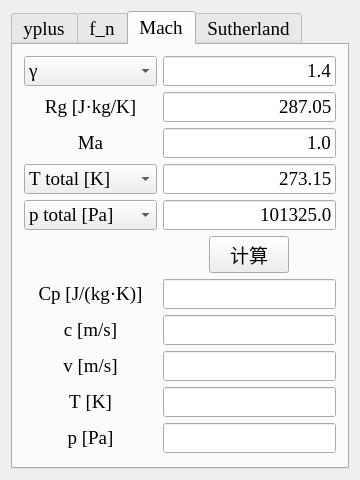
<?xml version="1.0" encoding="UTF-8"?>
<ui version="4.0">
 <class>MainWindowClass</class>
 <widget class="QMainWindow" name="MainWindowClass">
  <property name="geometry">
   <rect>
    <x>0</x>
    <y>0</y>
    <width>360</width>
    <height>480</height>
   </rect>
  </property>
  <property name="sizePolicy">
   <sizepolicy hsizetype="Fixed" vsizetype="Fixed">
    <horstretch>0</horstretch>
    <verstretch>0</verstretch>
   </sizepolicy>
  </property>
  <property name="minimumSize">
   <size>
    <width>300</width>
    <height>420</height>
   </size>
  </property>
  <property name="font">
   <font>
    <family>宋体</family>
    <pointsize>14</pointsize>
    <kerning>false</kerning>
   </font>
  </property>
  <property name="windowTitle">
   <string>HKU Tools</string>
  </property>
  <property name="windowIcon">
   <iconset resource="../resources/mainwindow.qrc">
    <normaloff>:/MainWindow/appicon.ico</normaloff>:/MainWindow/appicon.ico</iconset>
  </property>
  <widget class="QWidget" name="centralWidget">
   <property name="sizePolicy">
    <sizepolicy hsizetype="Expanding" vsizetype="Expanding">
     <horstretch>0</horstretch>
     <verstretch>0</verstretch>
    </sizepolicy>
   </property>
   <layout class="QGridLayout" name="gridLayout">
    <item row="0" column="0">
     <widget class="QTabWidget" name="tabWidget">
      <property name="font">
       <font>
        <family>Times New Roman</family>
        <pointsize>14</pointsize>
        <kerning>false</kerning>
       </font>
      </property>
      <property name="currentIndex">
       <number>2</number>
      </property>
      <widget class="QWidget" name="tabWidgetPage_01">
       <property name="sizePolicy">
        <sizepolicy hsizetype="Expanding" vsizetype="Expanding">
         <horstretch>0</horstretch>
         <verstretch>0</verstretch>
        </sizepolicy>
       </property>
       <property name="font">
        <font>
         <family>Times New Roman</family>
         <pointsize>14</pointsize>
         <kerning>false</kerning>
        </font>
       </property>
       <attribute name="title">
        <string>yplus</string>
       </attribute>
       <layout class="QGridLayout" name="gridLayout_01">
        <item row="0" column="0">
         <widget class="QLabel" name="label_velocity_01">
          <property name="contextMenuPolicy">
           <enum>Qt::DefaultContextMenu</enum>
          </property>
          <property name="frameShape">
           <enum>QFrame::NoFrame</enum>
          </property>
          <property name="text">
           <string>v [m/s]</string>
          </property>
          <property name="textFormat">
           <enum>Qt::PlainText</enum>
          </property>
          <property name="alignment">
           <set>Qt::AlignCenter</set>
          </property>
         </widget>
        </item>
        <item row="0" column="1">
         <widget class="QLineEdit" name="lineEdit_velocity_01">
          <property name="text">
           <string>1.0</string>
          </property>
          <property name="alignment">
           <set>Qt::AlignRight|Qt::AlignTrailing|Qt::AlignVCenter</set>
          </property>
         </widget>
        </item>
        <item row="1" column="0">
         <widget class="QLabel" name="label_density_01">
          <property name="text">
           <string>ρ [kg/m^3]</string>
          </property>
          <property name="textFormat">
           <enum>Qt::PlainText</enum>
          </property>
          <property name="alignment">
           <set>Qt::AlignCenter</set>
          </property>
         </widget>
        </item>
        <item row="1" column="1">
         <widget class="QLineEdit" name="lineEdit_density_01">
          <property name="text">
           <string>1.205</string>
          </property>
          <property name="alignment">
           <set>Qt::AlignRight|Qt::AlignTrailing|Qt::AlignVCenter</set>
          </property>
         </widget>
        </item>
        <item row="2" column="0">
         <widget class="QLabel" name="label_viscosity_01">
          <property name="text">
           <string>μ [kg/(m·s)]</string>
          </property>
          <property name="textFormat">
           <enum>Qt::PlainText</enum>
          </property>
          <property name="alignment">
           <set>Qt::AlignCenter</set>
          </property>
         </widget>
        </item>
        <item row="2" column="1">
         <widget class="QLineEdit" name="lineEdit_viscosity_01">
          <property name="text">
           <string>1.82e-5</string>
          </property>
          <property name="alignment">
           <set>Qt::AlignRight|Qt::AlignTrailing|Qt::AlignVCenter</set>
          </property>
         </widget>
        </item>
        <item row="3" column="0">
         <widget class="QLabel" name="label_length_01">
          <property name="text">
           <string>L [m]</string>
          </property>
          <property name="textFormat">
           <enum>Qt::PlainText</enum>
          </property>
          <property name="alignment">
           <set>Qt::AlignCenter</set>
          </property>
         </widget>
        </item>
        <item row="3" column="1">
         <widget class="QLineEdit" name="lineEdit_length_01">
          <property name="text">
           <string>1.0</string>
          </property>
          <property name="alignment">
           <set>Qt::AlignRight|Qt::AlignTrailing|Qt::AlignVCenter</set>
          </property>
         </widget>
        </item>
        <item row="4" column="0">
         <widget class="QLabel" name="label_yplus_01">
          <property name="text">
           <string>y+</string>
          </property>
          <property name="textFormat">
           <enum>Qt::PlainText</enum>
          </property>
          <property name="alignment">
           <set>Qt::AlignCenter</set>
          </property>
         </widget>
        </item>
        <item row="4" column="1">
         <widget class="QLineEdit" name="lineEdit_yplus_01">
          <property name="text">
           <string>1.0</string>
          </property>
          <property name="alignment">
           <set>Qt::AlignRight|Qt::AlignTrailing|Qt::AlignVCenter</set>
          </property>
         </widget>
        </item>
        <item row="5" column="1" alignment="Qt::AlignHCenter">
         <widget class="QPushButton" name="pushButton_calculate_01">
          <property name="sizePolicy">
           <sizepolicy hsizetype="Fixed" vsizetype="Fixed">
            <horstretch>0</horstretch>
            <verstretch>0</verstretch>
           </sizepolicy>
          </property>
          <property name="minimumSize">
           <size>
            <width>75</width>
            <height>24</height>
           </size>
          </property>
          <property name="autoFillBackground">
           <bool>false</bool>
          </property>
          <property name="text">
           <string>计算</string>
          </property>
          <property name="flat">
           <bool>false</bool>
          </property>
         </widget>
        </item>
        <item row="6" column="0">
         <widget class="QLabel" name="label_Re_01">
          <property name="text">
           <string>Re</string>
          </property>
          <property name="textFormat">
           <enum>Qt::PlainText</enum>
          </property>
          <property name="alignment">
           <set>Qt::AlignCenter</set>
          </property>
         </widget>
        </item>
        <item row="6" column="1">
         <widget class="QLineEdit" name="lineEdit_Re_01">
          <property name="alignment">
           <set>Qt::AlignRight|Qt::AlignTrailing|Qt::AlignVCenter</set>
          </property>
          <property name="readOnly">
           <bool>true</bool>
          </property>
         </widget>
        </item>
        <item row="7" column="0">
         <widget class="QLabel" name="label_y1_01">
          <property name="text">
           <string>y1 [m]</string>
          </property>
          <property name="textFormat">
           <enum>Qt::PlainText</enum>
          </property>
          <property name="alignment">
           <set>Qt::AlignCenter</set>
          </property>
         </widget>
        </item>
        <item row="7" column="1">
         <widget class="QLineEdit" name="lineEdit_y1_01">
          <property name="alignment">
           <set>Qt::AlignRight|Qt::AlignTrailing|Qt::AlignVCenter</set>
          </property>
          <property name="readOnly">
           <bool>true</bool>
          </property>
         </widget>
        </item>
       </layout>
      </widget>
      <widget class="QWidget" name="tabWidgetPage_02">
       <property name="sizePolicy">
        <sizepolicy hsizetype="Expanding" vsizetype="Expanding">
         <horstretch>0</horstretch>
         <verstretch>0</verstretch>
        </sizepolicy>
       </property>
       <attribute name="title">
        <string>f_n</string>
       </attribute>
       <layout class="QGridLayout" name="gridLayout_02">
        <item row="11" column="1">
         <widget class="QLineEdit" name="lineEdit_period_02">
          <property name="alignment">
           <set>Qt::AlignRight|Qt::AlignTrailing|Qt::AlignVCenter</set>
          </property>
         </widget>
        </item>
        <item row="4" column="0">
         <widget class="QComboBox" name="comboBox_stiffness_input_02">
          <item>
           <property name="text">
            <string>k [N/m]</string>
           </property>
          </item>
          <item>
           <property name="text">
            <string>f_n [Hz]</string>
           </property>
          </item>
         </widget>
        </item>
        <item row="8" column="1">
         <widget class="QLineEdit" name="lineEdit_mass_output_02">
          <property name="alignment">
           <set>Qt::AlignRight|Qt::AlignTrailing|Qt::AlignVCenter</set>
          </property>
         </widget>
        </item>
        <item row="9" column="0">
         <widget class="QLabel" name="label_damping_output_02">
          <property name="text">
           <string>ζ</string>
          </property>
          <property name="textFormat">
           <enum>Qt::PlainText</enum>
          </property>
          <property name="alignment">
           <set>Qt::AlignCenter</set>
          </property>
         </widget>
        </item>
        <item row="7" column="1" alignment="Qt::AlignHCenter">
         <widget class="QPushButton" name="pushButton_calculate_02">
          <property name="sizePolicy">
           <sizepolicy hsizetype="Fixed" vsizetype="Fixed">
            <horstretch>0</horstretch>
            <verstretch>0</verstretch>
           </sizepolicy>
          </property>
          <property name="text">
           <string>计算</string>
          </property>
         </widget>
        </item>
        <item row="12" column="0">
         <widget class="QLabel" name="label_circlefrequency_02">
          <property name="text">
           <string>ω_n [rad/s]</string>
          </property>
          <property name="textFormat">
           <enum>Qt::PlainText</enum>
          </property>
          <property name="alignment">
           <set>Qt::AlignCenter</set>
          </property>
         </widget>
        </item>
        <item row="10" column="0">
         <widget class="QLabel" name="label_stiffness_output_02">
          <property name="text">
           <string>f_n [Hz]</string>
          </property>
          <property name="textFormat">
           <enum>Qt::PlainText</enum>
          </property>
          <property name="alignment">
           <set>Qt::AlignCenter</set>
          </property>
         </widget>
        </item>
        <item row="10" column="1">
         <widget class="QLineEdit" name="lineEdit_stiffness_output_02">
          <property name="alignment">
           <set>Qt::AlignRight|Qt::AlignTrailing|Qt::AlignVCenter</set>
          </property>
         </widget>
        </item>
        <item row="8" column="0">
         <widget class="QLabel" name="label_mass_output_02">
          <property name="text">
           <string>m*</string>
          </property>
          <property name="alignment">
           <set>Qt::AlignCenter</set>
          </property>
         </widget>
        </item>
        <item row="0" column="0">
         <widget class="QComboBox" name="comboBox_mass_input_02">
          <item>
           <property name="text">
            <string>m [kg]</string>
           </property>
          </item>
          <item>
           <property name="text">
            <string>m*</string>
           </property>
          </item>
         </widget>
        </item>
        <item row="2" column="0">
         <widget class="QComboBox" name="comboBox_damping_input_02">
          <item>
           <property name="text">
            <string>c [N·s/m]</string>
           </property>
          </item>
          <item>
           <property name="text">
            <string>ζ</string>
           </property>
          </item>
         </widget>
        </item>
        <item row="5" column="1">
         <widget class="QLineEdit" name="lineEdit_mass_displaced_02">
          <property name="text">
           <string>1.0</string>
          </property>
          <property name="alignment">
           <set>Qt::AlignRight|Qt::AlignTrailing|Qt::AlignVCenter</set>
          </property>
         </widget>
        </item>
        <item row="9" column="1">
         <widget class="QLineEdit" name="lineEdit_damping_output_02">
          <property name="alignment">
           <set>Qt::AlignRight|Qt::AlignTrailing|Qt::AlignVCenter</set>
          </property>
         </widget>
        </item>
        <item row="2" column="1">
         <widget class="QLineEdit" name="lineEdit_damping_input_02">
          <property name="text">
           <string>0.1</string>
          </property>
          <property name="alignment">
           <set>Qt::AlignRight|Qt::AlignTrailing|Qt::AlignVCenter</set>
          </property>
         </widget>
        </item>
        <item row="4" column="1">
         <widget class="QLineEdit" name="lineEdit_stiffness_input_02">
          <property name="text">
           <string>100.0</string>
          </property>
          <property name="alignment">
           <set>Qt::AlignRight|Qt::AlignTrailing|Qt::AlignVCenter</set>
          </property>
         </widget>
        </item>
        <item row="12" column="1">
         <widget class="QLineEdit" name="lineEdit_circlefrequency_02">
          <property name="alignment">
           <set>Qt::AlignRight|Qt::AlignTrailing|Qt::AlignVCenter</set>
          </property>
         </widget>
        </item>
        <item row="11" column="0">
         <widget class="QLabel" name="label_period_02">
          <property name="text">
           <string>T [s]</string>
          </property>
          <property name="textFormat">
           <enum>Qt::PlainText</enum>
          </property>
          <property name="alignment">
           <set>Qt::AlignCenter</set>
          </property>
         </widget>
        </item>
        <item row="0" column="1">
         <widget class="QLineEdit" name="lineEdit_mass_input_02">
          <property name="text">
           <string>1.0</string>
          </property>
          <property name="alignment">
           <set>Qt::AlignRight|Qt::AlignTrailing|Qt::AlignVCenter</set>
          </property>
         </widget>
        </item>
        <item row="5" column="0">
         <widget class="QLabel" name="label_mass_displaced_02">
          <property name="text">
           <string>m_d [kg]</string>
          </property>
          <property name="alignment">
           <set>Qt::AlignCenter</set>
          </property>
         </widget>
        </item>
       </layout>
      </widget>
      <widget class="QWidget" name="tabWidgetPage_03">
       <attribute name="title">
        <string>Mach</string>
       </attribute>
       <layout class="QGridLayout" name="gridLayout_03">
        <item row="0" column="0">
         <widget class="QComboBox" name="comboBox_gamma_03">
          <item>
           <property name="text">
            <string>γ</string>
           </property>
          </item>
          <item>
           <property name="text">
            <string>Cp [J/(kg·K)]</string>
           </property>
          </item>
         </widget>
        </item>
        <item row="4" column="1">
         <widget class="QLineEdit" name="lineEdit_T_input_03">
          <property name="text">
           <string>273.15</string>
          </property>
          <property name="alignment">
           <set>Qt::AlignRight|Qt::AlignTrailing|Qt::AlignVCenter</set>
          </property>
         </widget>
        </item>
        <item row="4" column="0">
         <widget class="QComboBox" name="comboBox_T_input_03">
          <item>
           <property name="text">
            <string>T total [K]</string>
           </property>
          </item>
          <item>
           <property name="text">
            <string>T static [K]</string>
           </property>
          </item>
         </widget>
        </item>
        <item row="9" column="1">
         <widget class="QLineEdit" name="lineEdit_soundspeed_03">
          <property name="text">
           <string/>
          </property>
          <property name="alignment">
           <set>Qt::AlignRight|Qt::AlignTrailing|Qt::AlignVCenter</set>
          </property>
         </widget>
        </item>
        <item row="11" column="1">
         <widget class="QLineEdit" name="lineEdit_T_output_03">
          <property name="alignment">
           <set>Qt::AlignRight|Qt::AlignTrailing|Qt::AlignVCenter</set>
          </property>
         </widget>
        </item>
        <item row="5" column="1">
         <widget class="QLineEdit" name="lineEdit_p_input_03">
          <property name="text">
           <string>101325.0</string>
          </property>
          <property name="alignment">
           <set>Qt::AlignRight|Qt::AlignTrailing|Qt::AlignVCenter</set>
          </property>
         </widget>
        </item>
        <item row="11" column="0">
         <widget class="QLabel" name="label_T_output_03">
          <property name="text">
           <string>T [K]</string>
          </property>
          <property name="textFormat">
           <enum>Qt::PlainText</enum>
          </property>
          <property name="alignment">
           <set>Qt::AlignCenter</set>
          </property>
         </widget>
        </item>
        <item row="3" column="0">
         <widget class="QLabel" name="label_Ma_03">
          <property name="text">
           <string>Ma</string>
          </property>
          <property name="textFormat">
           <enum>Qt::PlainText</enum>
          </property>
          <property name="alignment">
           <set>Qt::AlignCenter</set>
          </property>
         </widget>
        </item>
        <item row="2" column="0">
         <widget class="QLabel" name="label_Rg_03">
          <property name="text">
           <string>Rg [J·kg/K]</string>
          </property>
          <property name="textFormat">
           <enum>Qt::PlainText</enum>
          </property>
          <property name="alignment">
           <set>Qt::AlignCenter</set>
          </property>
         </widget>
        </item>
        <item row="9" column="0">
         <widget class="QLabel" name="label_soundspeed_03">
          <property name="text">
           <string>c [m/s]</string>
          </property>
          <property name="textFormat">
           <enum>Qt::PlainText</enum>
          </property>
          <property name="alignment">
           <set>Qt::AlignCenter</set>
          </property>
         </widget>
        </item>
        <item row="7" column="1" alignment="Qt::AlignHCenter">
         <widget class="QPushButton" name="pushButton_calculate_03">
          <property name="sizePolicy">
           <sizepolicy hsizetype="Fixed" vsizetype="Fixed">
            <horstretch>0</horstretch>
            <verstretch>0</verstretch>
           </sizepolicy>
          </property>
          <property name="text">
           <string>计算</string>
          </property>
         </widget>
        </item>
        <item row="12" column="0">
         <widget class="QLabel" name="label_p_output_03">
          <property name="text">
           <string>p [Pa]</string>
          </property>
          <property name="textFormat">
           <enum>Qt::PlainText</enum>
          </property>
          <property name="alignment">
           <set>Qt::AlignCenter</set>
          </property>
         </widget>
        </item>
        <item row="12" column="1">
         <widget class="QLineEdit" name="lineEdit_p_output_03">
          <property name="alignment">
           <set>Qt::AlignRight|Qt::AlignTrailing|Qt::AlignVCenter</set>
          </property>
         </widget>
        </item>
        <item row="2" column="1">
         <widget class="QLineEdit" name="lineEdit_Rg_03">
          <property name="text">
           <string>287.05</string>
          </property>
          <property name="alignment">
           <set>Qt::AlignRight|Qt::AlignTrailing|Qt::AlignVCenter</set>
          </property>
         </widget>
        </item>
        <item row="5" column="0">
         <widget class="QComboBox" name="comboBox_p_input_03">
          <item>
           <property name="text">
            <string>p total [Pa]</string>
           </property>
          </item>
          <item>
           <property name="text">
            <string>p static [Pa]</string>
           </property>
          </item>
         </widget>
        </item>
        <item row="10" column="0">
         <widget class="QLabel" name="label_velocity_03">
          <property name="text">
           <string>v [m/s]</string>
          </property>
          <property name="textFormat">
           <enum>Qt::PlainText</enum>
          </property>
          <property name="alignment">
           <set>Qt::AlignCenter</set>
          </property>
         </widget>
        </item>
        <item row="10" column="1">
         <widget class="QLineEdit" name="lineEdit_velocity_03">
          <property name="text">
           <string/>
          </property>
          <property name="alignment">
           <set>Qt::AlignRight|Qt::AlignTrailing|Qt::AlignVCenter</set>
          </property>
         </widget>
        </item>
        <item row="0" column="1">
         <widget class="QLineEdit" name="lineEdit_gamma_03">
          <property name="text">
           <string>1.4</string>
          </property>
          <property name="alignment">
           <set>Qt::AlignRight|Qt::AlignTrailing|Qt::AlignVCenter</set>
          </property>
         </widget>
        </item>
        <item row="3" column="1">
         <widget class="QLineEdit" name="lineEdit_Ma_03">
          <property name="text">
           <string>1.0</string>
          </property>
          <property name="alignment">
           <set>Qt::AlignRight|Qt::AlignTrailing|Qt::AlignVCenter</set>
          </property>
         </widget>
        </item>
        <item row="8" column="0">
         <widget class="QLabel" name="label_Cp_03">
          <property name="text">
           <string>Cp [J/(kg·K)]</string>
          </property>
          <property name="alignment">
           <set>Qt::AlignCenter</set>
          </property>
         </widget>
        </item>
        <item row="8" column="1">
         <widget class="QLineEdit" name="lineEdit_Cp_03">
          <property name="alignment">
           <set>Qt::AlignRight|Qt::AlignTrailing|Qt::AlignVCenter</set>
          </property>
         </widget>
        </item>
       </layout>
      </widget>
      <widget class="QWidget" name="tabWidgetPage_04">
       <attribute name="title">
        <string>Sutherland</string>
       </attribute>
       <layout class="QGridLayout" name="gridLayout_2">
        <item row="1" column="1">
         <widget class="QLineEdit" name="lineEdit_2"/>
        </item>
        <item row="1" column="0">
         <widget class="QLabel" name="label_2">
          <property name="text">
           <string>Tsusth</string>
          </property>
          <property name="alignment">
           <set>Qt::AlignCenter</set>
          </property>
         </widget>
        </item>
        <item row="2" column="0">
         <widget class="QLabel" name="label_3">
          <property name="text">
           <string>Ssusth</string>
          </property>
          <property name="alignment">
           <set>Qt::AlignCenter</set>
          </property>
         </widget>
        </item>
        <item row="0" column="0">
         <widget class="QLabel" name="label">
          <property name="text">
           <string>μ0</string>
          </property>
          <property name="alignment">
           <set>Qt::AlignCenter</set>
          </property>
         </widget>
        </item>
        <item row="2" column="1">
         <widget class="QLineEdit" name="lineEdit_3"/>
        </item>
        <item row="5" column="1">
         <widget class="QLineEdit" name="lineEdit_4"/>
        </item>
        <item row="4" column="1" alignment="Qt::AlignHCenter">
         <widget class="QPushButton" name="pushButton">
          <property name="sizePolicy">
           <sizepolicy hsizetype="Fixed" vsizetype="Fixed">
            <horstretch>0</horstretch>
            <verstretch>0</verstretch>
           </sizepolicy>
          </property>
          <property name="text">
           <string>计算</string>
          </property>
         </widget>
        </item>
        <item row="0" column="1">
         <widget class="QLineEdit" name="lineEdit"/>
        </item>
        <item row="5" column="0">
         <widget class="QLabel" name="label_4">
          <property name="text">
           <string>μ</string>
          </property>
          <property name="alignment">
           <set>Qt::AlignCenter</set>
          </property>
         </widget>
        </item>
        <item row="3" column="0">
         <widget class="QLabel" name="label_5">
          <property name="text">
           <string>T</string>
          </property>
          <property name="alignment">
           <set>Qt::AlignCenter</set>
          </property>
         </widget>
        </item>
        <item row="3" column="1">
         <widget class="QLineEdit" name="lineEdit_5"/>
        </item>
       </layout>
      </widget>
     </widget>
    </item>
   </layout>
  </widget>
 </widget>
 <layoutdefault spacing="6" margin="11"/>
 <tabstops>
  <tabstop>lineEdit_velocity_01</tabstop>
  <tabstop>lineEdit_density_01</tabstop>
  <tabstop>lineEdit_viscosity_01</tabstop>
  <tabstop>lineEdit_length_01</tabstop>
  <tabstop>lineEdit_yplus_01</tabstop>
  <tabstop>pushButton_calculate_01</tabstop>
  <tabstop>lineEdit_Re_01</tabstop>
  <tabstop>lineEdit_y1_01</tabstop>
  <tabstop>lineEdit_mass_input_02</tabstop>
  <tabstop>lineEdit_damping_input_02</tabstop>
  <tabstop>lineEdit_stiffness_input_02</tabstop>
  <tabstop>lineEdit_mass_displaced_02</tabstop>
  <tabstop>pushButton_calculate_02</tabstop>
  <tabstop>lineEdit_mass_output_02</tabstop>
  <tabstop>lineEdit_damping_output_02</tabstop>
  <tabstop>lineEdit_stiffness_output_02</tabstop>
  <tabstop>lineEdit_period_02</tabstop>
  <tabstop>lineEdit_circlefrequency_02</tabstop>
  <tabstop>comboBox_mass_input_02</tabstop>
  <tabstop>comboBox_damping_input_02</tabstop>
  <tabstop>comboBox_stiffness_input_02</tabstop>
  <tabstop>lineEdit_gamma_03</tabstop>
  <tabstop>lineEdit_Rg_03</tabstop>
  <tabstop>lineEdit_Ma_03</tabstop>
  <tabstop>lineEdit_T_input_03</tabstop>
  <tabstop>lineEdit_p_input_03</tabstop>
  <tabstop>pushButton_calculate_03</tabstop>
  <tabstop>lineEdit_Cp_03</tabstop>
  <tabstop>lineEdit_soundspeed_03</tabstop>
  <tabstop>lineEdit_velocity_03</tabstop>
  <tabstop>lineEdit_T_output_03</tabstop>
  <tabstop>lineEdit_p_output_03</tabstop>
  <tabstop>comboBox_gamma_03</tabstop>
  <tabstop>comboBox_T_input_03</tabstop>
  <tabstop>comboBox_p_input_03</tabstop>
  <tabstop>tabWidget</tabstop>
 </tabstops>
 <resources>
  <include location="../resources/mainwindow.qrc"/>
 </resources>
 <connections/>
</ui>
